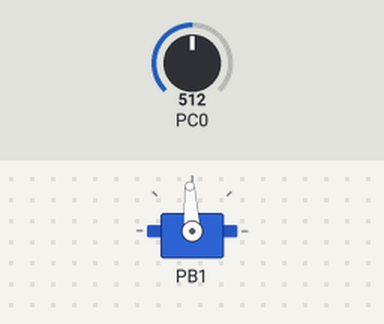
This program was run on a simulated ATmega328P, built with avr-gcc and emulated at 16 MHz. On the bench: servo. The inputs (shaded band) are chosen by the test bench; at power-on: PC0 = 512. Servo pulses on a pin are drawn as a servo (544–2400 µs = 0–180°).

Above: at 1.8 s.
1.9 s: PC0 set to 400
At 3.2 s:
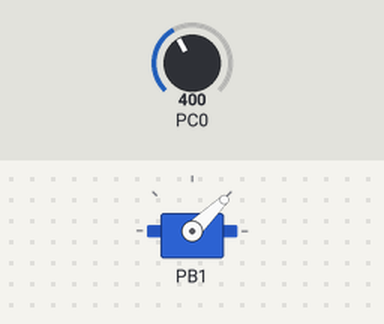
3.5 s: PC0 set to 200
At 4.9 s:
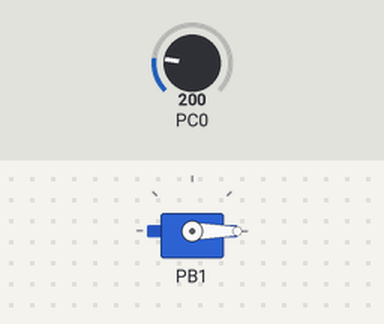
5.5 s: PC0 set to 625
At 6.4 s:
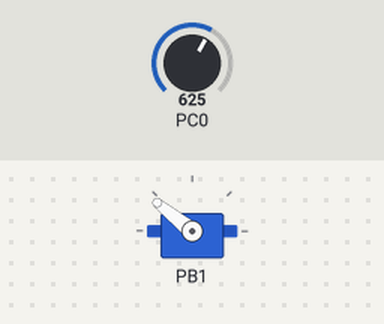
7.5 s: PC0 set to 830
At 9.1 s:
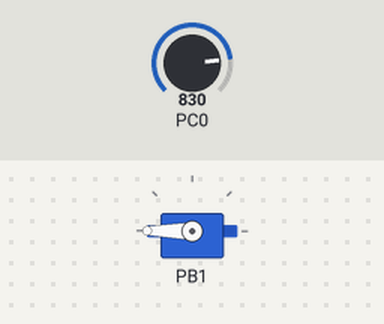
9.5 s: PC0 set to 810
At 10.7 s:
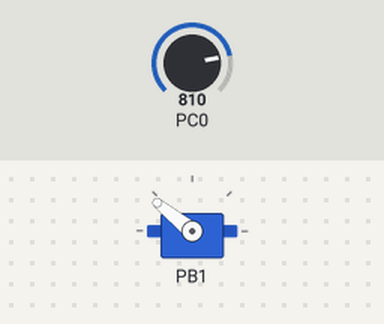
11.5 s: PC0 set to 900
At 13.4 s:
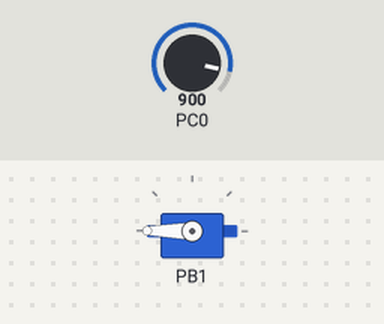
Timing chart, 0 to 14.5 s (numbered marks = the images above; inputs shaded):
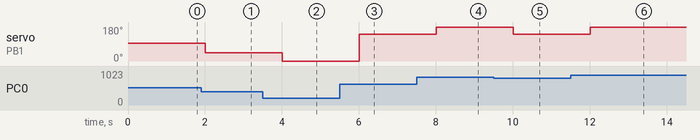

The program:

main.c
```c
/*
 * Manual_servo.c
 *
 * Created: 2026-06-13 1:43:01 PM
 * Author : fedbi
 */

#include "PWM_Servo.h"
#include "ADC.h"
#include <util/delay.h>

int main(void)
{
	PWM_Servo_init();
	adc_init();

	uint16_t Angle=0;

	while (1)
	{
		uint16_t adc_value = read_adc(0);

		if ( adc_value>820) Angle=2500;
		else if ( adc_value>615) Angle=2000;
		else if ( adc_value>410) Angle=1500;
		else if ( adc_value>210) Angle=1000;
		else if ( adc_value>0) Angle=500;

		PWM_Servo_control(Angle);
		_delay_ms(1000);

	}

	return 0;
}
```

ADC.c
```c
/*
 * ADC.c
 *
 * Created: 2026-05-07 9:46:53 PM
 *  Author: fedbi
 */

#define F_CPU 16000000
#include <avr/io.h>
#include "ADC.h"

void adc_init(void)
{
	//step 1 : setting the reference voltage (1.1 V)
	ADMUX |= /*((1<<REFS1)|(1<<REFS0));*/(1<<REFS0);
	//step 2 : ADC enable

	ADCSRA |= (1<<ADEN);
	//step 3: choosing prescaler value 128-125 Khz
	ADCSRA |= ((1<<ADPS2) | (1<<ADPS1)| (1<<ADPS0));
	DDRC &= ~(1<<DDC0);
}
/* read adc vlaue from the corresponding given channel (0-7)*/

uint16_t read_adc(uint8_t channel)
{
	/* our channel limit 0-7
	8 (0000 1000) or 12 (0000 1100)
	for 8 channel 0 select .for 12 channel 4 select */

	channel &= 0x07;

	//clear previous channel and update the register with new channel
	ADMUX = (ADMUX & 0xF8)|channel;
	// Start ADC conversion;
	ADCSRA |= (1<< ADSC);
	// Step 7: wait until the conversion is done or completed
	while (ADCSRA & (1<<ADSC));
	// Step 8: return ADC
	return ADC;
}
```

ADC.h
```c
/*
 * ADC.h
 *
 * Created: 2026-05-07 9:47:08 PM
 *  Author: fedbi
 */


#ifndef ADC_H_
#define ADC_H_


#include <avr/io.h>
#include <stdint.h>

void adc_init(void);
uint16_t read_adc(uint8_t channel);


#endif /* ADC_H_ */
```

PWM_Servo.h
```c
/*
 * PWM_Servo.h
 *
 * Created: 2026-06-13 1:44:36 PM
 *  Author: fedbi
 */


#ifndef PWM_SERVO_H_
#define PWM_SERVO_H_

#define F_CPU 16000000UL
#include <avr/io.h>
#include <stdint.h>
#include <util/delay.h>

void PWM_Servo_init(void);
void PWM_Servo_control(uint16_t Angle);


#endif /* PWM_SERVO_H_ */
```

PWM_servo.c
```c
/*
 * PWM_servo.c
 *
 * Created: 2026-06-13 1:44:54 PM
 *  Author: fedbi
 */
#include "PWM_Servo.h"

volatile uint8_t speed=0;

void PWM_Servo_init()
{

	DDRB |= (1<<DDB1);    //PWM Output PORTB1

	TCCR1A = 0;
	TCCR1B = 0;
	TCCR1A |= (1<<WGM11);  //PWM, phase correct mode
	TCCR1A |= (1<<COM1A1);    //OC1A output
	TCCR1B |= ((1<<WGM13)|(1<<CS11));   // Prescalr 8

	ICR1 = 20000;

	OCR1A=0;
}

void PWM_Servo_control(uint16_t angle)
{
	OCR1A =angle;
}
```

Measured:
- after the input at 1.9 s, servo on PB1: 93° → 44° after 0.11 s
- after the input at 3.5 s, servo on PB1: 44° → 0° after 0.51 s
- after the input at 5.5 s, servo on PB1: 0° → 141° after 0.51 s
- after the input at 7.5 s, servo on PB1: 141° → 180° after 0.51 s
- after the input at 9.5 s, servo on PB1: 180° → 141° after 0.51 s
- after the input at 11.5 s, servo on PB1: 141° → 180° after 0.51 s
